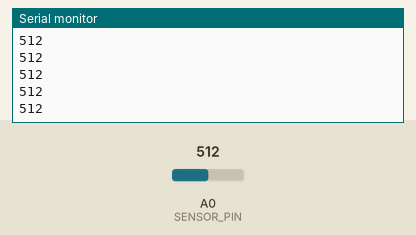
Recording of a sketch running on a simulated Arduino Uno, built with avr-gcc and run on an emulated ATmega328P. On the bench: the last lines printed to the serial monitor. Inputs (shaded band) come from the test bench; at power-on: A0 (SENSOR_PIN) = 512.

Above: at 1.2 s.
1.3 s: A0 (SENSOR_PIN) set to 716
At 2.2 s:
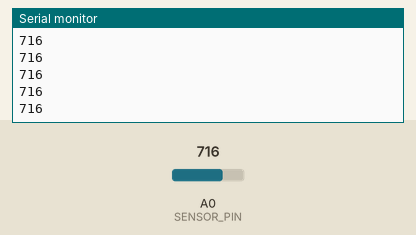
2.8 s: A0 (SENSOR_PIN) set to 900
At 3.9 s:
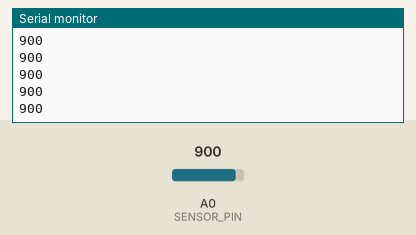
Timing chart, 0 to 5.8 s (numbered marks = the images above; inputs shaded):
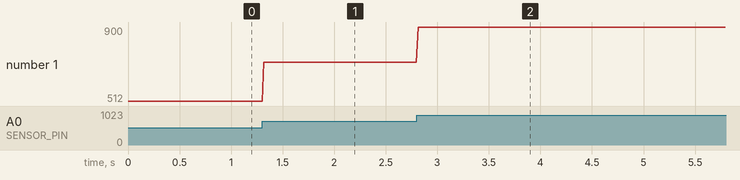

Measured:
- after the input at 1.3 s, the serial monitor: prints a new line at once (image 1)
- after the input at 2.8 s, the serial monitor: prints a new line at once (image 2)
- plotted number 1: 512 → 716 after the input at 1.3 s, 716 → 900 after the input at 2.8 s

The sketch:

softPot.ino
```cpp
const int SENSOR_PIN = 0;

void setup() {
  Serial.begin(9600);
}

void loop() {
  int sensorValue;
  sensorValue = analogRead(SENSOR_PIN);
  Serial.println(sensorValue);
  delay(15);
}
```
